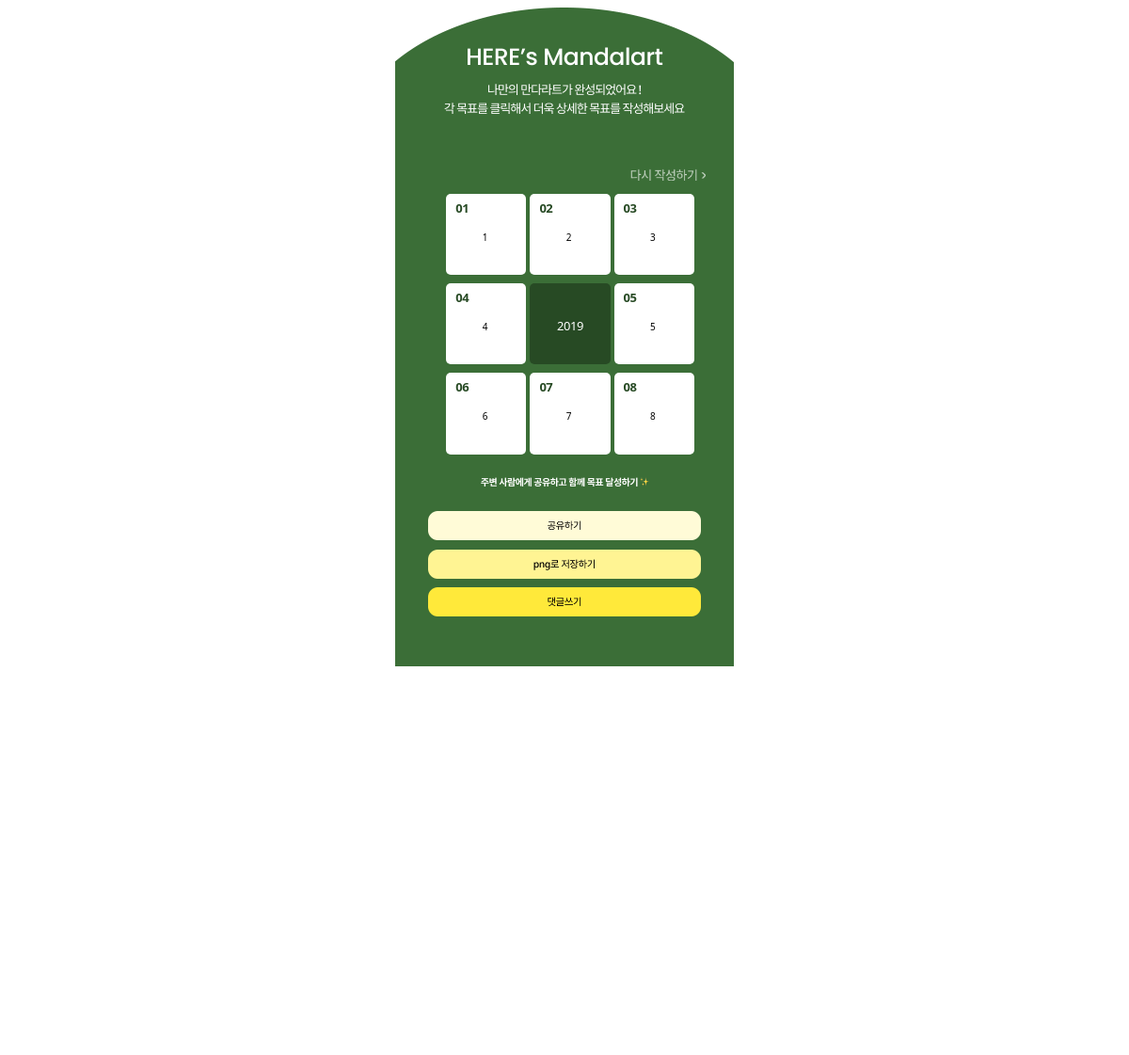
Page /goals/3x3_table/1/ on the committed database.
### goals/models.py (models this page shows, shortened)
class SubGoal(models.Model):
    plan = models.ForeignKey(Plan, related_name="sub_goals", on_delete=models.CASCADE)
    sub_goal = models.CharField(max_length=200)
    def __str__(self):
        return self.sub_goal

class Plan(models.Model):
    main_goal = models.CharField(max_length=200)

### goals/views.py (the view)
# urls.py: path("3x3_table/<int:plan_id>/", views.three_by_three_table, name="3x3_table"),
def three_by_three_table(request, plan_id):
    plan = Plan.objects.get(pk=plan_id)
    sub_goals = SubGoal.objects.filter(plan=plan)[:8]  # 최대 8개의 SubGoal 가져오기
    sub_goal_rows = [sub_goals[i : i + 3] for i in range(0, len(sub_goals), 3)]
    return render(
        request,
        "here.html",
        {"plan": plan, "sub_goal_rows": sub_goal_rows, "main_goal": plan.main_goal},
    )

### goals/templates/here.html (shortened to what this page needs)
{% load static %}
<!DOCTYPE html>
<html lang="en">
  <head>
  </head>
  <body>
    <a href="{% url 'goal_edit' plan_id=plan.id %}"><img src="{% static 'img/rewrite.png' %}" id="rewrite" /></a>
    <div id="boxes123">
      <div type="text" id="box1"><class id="num">01</class>
          <a href="{% url 'way_goal_input' plan_id=plan.id sub_goal_id=sub_goal_rows.0.0.id %}">{{ sub_goal_rows.0.0 }}</a>
      </div>
      <div type="text" id="box2"><class id="num">02</class>
          <a href="{% url 'way_goal_input' plan_id=plan.id sub_goal_id=sub_goal_rows.0.1.id %}">{{ sub_goal_rows.0.1 }}</a>
      </div>
      <div type="text" id="box3"><class id="num">03</class>
          <a href="{% url 'way_goal_input' plan_id=plan.id sub_goal_id=sub_goal_rows.0.2.id %}">{{ sub_goal_rows.0.2 }}</a>
      </div>
    </div>
    <div id="boxes45">
      <div type="text" id="box4"><class id="num">04</class>
          <a href="{% url 'way_goal_input' plan_id=plan.id sub_goal_id=sub_goal_rows.1.0.id %}">{{ sub_goal_rows.1.0 }}</a>
      </div>
      <div
        type="text"
        id="mainbox"
        style="
          background: #274a24;
          color: #fff;
          text-align: center;
          font-family: Noto Sans;
          font-size: 13px;
          font-style: normal;
          font-weight: 600;
          line-height: 17px; /* 130.769% */
        ">
          <class
          id="num_main"
          style="
            color: #fff;
            text-align: center;
            font-family: Noto Sans;
            font-size: 13px;
            font-style: normal;
            font-weight: 400;
            line-height: 31.475px; /* 242.119% */
            letter-spacing: -0.492px;
          "
          >{{ main_goal }}</class>
      </div>
      <div type="text" id="box5"><class id="num">05</class>
        <a href="{% url 'way_goal_input' plan_id=plan.id sub_goal_id=sub_goal_rows.1.1.id %}">{{ sub_goal_rows.1.1 }}</a>
      </div>
    </div>
    <div id="boxes678">
      <div type="text" id="box6" /><class id="num">06</class>
        <a href="{% url 'way_goal_input' plan_id=plan.id sub_goal_id=sub_goal_rows.1.2.id %}">{{ sub_goal_rows.1.2 }}</a>
      </div>
      <div type="text" id="box7" /><class id="num">07</class>
        <a href="{% url 'way_goal_input' plan_id=plan.id sub_goal_id=sub_goal_rows.2.0.id %}">{{ sub_goal_rows.2.0 }}</a>
      <div type="text" id="box8" /><class id="num">08</class>
        <a href="{% url 'way_goal_input' plan_id=plan.id sub_goal_id=sub_goal_rows.2.1.id %}">{{ sub_goal_rows.2.1 }}</a>
    <button onclick="copyUrl()"><img src="{% static 'img/Frame 14.png' %}" id="frame" /> </button>
    <button onclick="captureAndDownload()"><img src="{% static 'img/Frame 12.png' %}" id="frame" />    </button>
    <a href="{% url 'comment' plan_id=plan.id %}"><img src="{% static 'img/Frame 13.png' %}" id="frame" /></a>
  </body>
</html>

### goals/templates/here.html (style rules this page uses)
body { display: flex; flex-direction: column; align-items: center; max-height: 800px; }
#box1, #box2, #box3, #box4, #box5, #box6, #box7, #box8, #mainbox { width: 85.217px; height: 86.195px; flex-shrink: 0; border: hidden; border-radius: 5px; background: #fff; display:inline-block; margin-bottom: 9px; color: #000; font-family: Noto Sans; font-size: 10px; font-style: normal; font-weight: 400; line-height: 20.308px; letter-spacing: -0.377px; }
#boxes123, #boxes45, #boxes678 { position: relative; display: inline-block; top: -520px; left: 6px; }
#num { color: #274a24; text-align: center; font-family: Noto Sans; font-size: 13px; font-style: normal; font-weight: 600; line-height: 31.475px; letter-spacing: -0.492px; position: relative; left: 10px }
#num_main { color: #fff; text-align: center; font-family: Noto Sans; font-size: 13px; font-style: normal; font-weight: 400; line-height: 31.475px; letter-spacing: -0.492px; }
#rewrite { position: relative; top: -530px; width: 80px; left: 110px; }
#frame { width: 290px; position: relative; top: -470px; margin-bottom: 5px; }
div a, #num_main { display: inline-block; color: inherit; text-decoration: none; position: relative; width: 50px; top: 30px; font-family: Noto Sans; font-style: normal; font-weight: 400; text-align: center; }
button { border: none; background-color: #fff; }

### rows in the picture
SubGoal: sub_goal "1"
SubGoal: sub_goal "2"
SubGoal: sub_goal "3"
SubGoal: sub_goal "4"
Plan: main_goal "2019"
SubGoal: sub_goal "5"
SubGoal: sub_goal "6"
SubGoal: sub_goal "7"
SubGoal: sub_goal "8"
